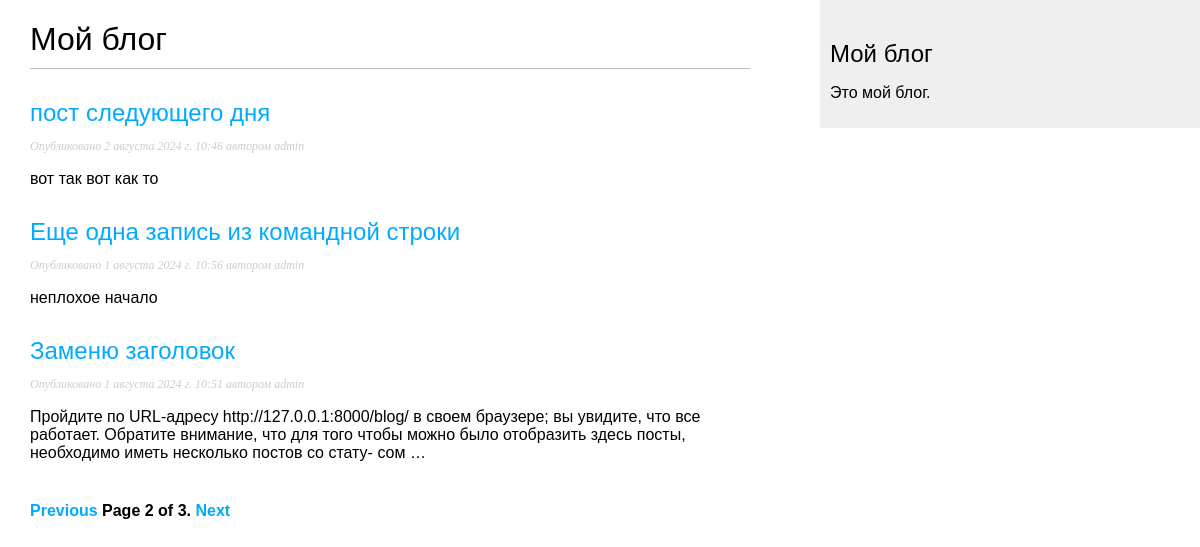
Screenshot of /blog/?page=2 with the database file from the repository.
### blog/models.py (models this page shows, shortened)
class Post(models.Model):
    class Status(models.TextChoices):
        DRAFT = 'DF', 'Черновик'
        PUBLISHED = 'PB', 'Опубликовано'
    title = models.CharField('Заголовок поста',
                             max_length=250)
    slug = models.SlugField('Короткая метка',
                            unique_for_date='publish',
                            max_length=250)
    author = models.ForeignKey(User,
                               on_delete=models.CASCADE,
                               related_name='blog_posts',
                               verbose_name='Автор')
    body = models.TextField('Содержание поста')
    publish = models.DateTimeField('дата публикации', default=timezone.now)
    created = models.DateTimeField('дата создания', auto_now_add=True)
    updated = models.DateTimeField('дата обновления', auto_now=True)
    status = models.CharField('Статус', max_length=2,
                              choices=Status.choices,
                              default=Status.DRAFT)
    objects = models.Manager()  # менеджер применяемый по умолчанию
    published = PublishedMeneger()  # конкретно прикладной менеджер
    class Meta:
        ordering = ['-publish']
        indexes = [
            models.Index(fields=['-publish']),
        ]
        verbose_name = 'Пост'
        verbose_name_plural = 'Посты'
    def get_absolute_url(self):
        return reverse('blog:post_detail',
                       args=[
                           self.publish.year,
                           self.publish.month,
                           self.publish.day,
                           self.slug
                       ])

### blog/views.py (the view)
# urls.py: path('', views.PostListView.as_view(), name='post_list'),
class PostListView(ListView):
    queryset = Post.published.all()
    context_object_name = 'posts'
    paginate_by = 3
    template_name = 'blog/post/list.html'

### blog/templates/blog/post/list.html (shortened to what this page needs)
{% extends "blog/base.html" %}
{% block content %}
<h1>Мой блог</h1>
    {% for post in posts %}
    	<h2>
            <a href="{{ post.get_absolute_url }}">
                {{ post.title }}
            </a>
        </h2>
        <p class="date">
        Опубликовано {{ post.publish }} автором {{ post.author }}
        </p>
        {{ post.body|truncatewords:30|linebreaks }}
    {% endfor %}
{% include "pagination.html" with page=page_obj %}
{% endblock %}

### blog/static/css/blog.css (style rules this page uses)
body { margin:0; padding:0; font-family:helvetica, sans-serif; }
a { color:#00abff; text-decoration:none; }
h1 { font-weight:normal; border-bottom:1px solid #bbb; padding:0 0 10px 0; }
h2 { font-weight:normal; margin:30px 0 0; }
p.date { color:#ccc; font-family: georgia, serif; font-size: 12px; font-style: italic; }

### rows the page displays
Post: title "пост следующего дня", publish "2 августа 2024 г. 10:46", author "admin", body "вот так вот как то"
Post: title "Еще одна запись из командной строки", publish "1 августа 2024 г. 10:56", author "admin", body "неплохое начало"
Post: title "Заменю заголовок", publish "1 августа 2024 г. 10:51", author "admin", body "Пройдите по URL-адресу http://127.0.0.1:8000/blog/ в своем браузере; вы увидите, что все работает. Обратите внимание, что для того чтобы можно было отобразить здесь посты, необходимо иметь несколько постов со стату- сом …"

### other values shown
{{ page.number }} "2"
{{ page.paginator.num_pages }} "3"
